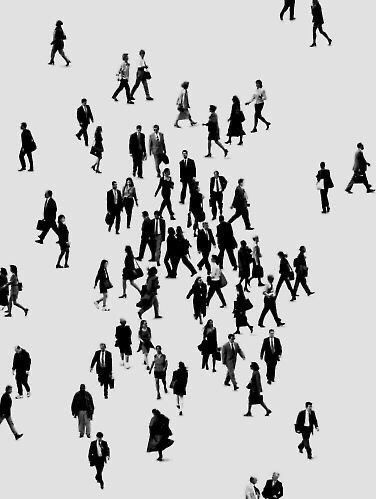
#> input picture img/people.jfif, 376 x 499 px
$ python FindContoursPeople.py
#> lines starting #> are read from the running program, lines starting #| are printed output that depends on the picture; after the words box and inside, x2 and y2 are one past the last pixel; in counts of white or black regions, pixels touching at a corner belong together
import cv2
cv2.namedWindow("people")
def noth(n):
    pass


cv2.createTrackbar("min", "people", 0, 255, noth)
cv2.createTrackbar("max", "people", 0, 255, noth)
cv2.createTrackbar("minS","people",0,10000,noth)
cv2.createTrackbar("maxS","people",0,10000,noth)
while True:
    people_img = cv2.imread("./img/people.jfif")
#> people_img is the input picture: shape (499, 376, 3); min 0, max 255, mean 193.4
    minV = cv2.getTrackbarPos("min", "people")
    maxV = cv2.getTrackbarPos("max", "people")
    minS = cv2.getTrackbarPos("minS","people")
    maxS = cv2.getTrackbarPos("maxS","people")
    gray_people = cv2.cvtColor(people_img, cv2.COLOR_BGR2GRAY)
    ret, threshold = cv2.threshold(gray_people, minV, maxV, 0)
#> threshold: shape (499, 376); every value is 0
    contours, hierarchy = cv2.findContours(threshold, cv2.RETR_TREE, cv2.CHAIN_APPROX_SIMPLE)
#> contours = []
    people_count = 0
    for contour in contours:
        s = cv2.contourArea(contour)
        print(s)

        if minS < s < maxS:
            people_count+=1
            (x, y, w, h) = cv2.boundingRect(contour)
            cv2.rectangle(people_img, (x, y), (x + w, y + h), (70, 0, 0), 1)
            cv2.putText(people_img,str(s),(x,y),1,0.5,(255,0,0),1)
#> this loop made 0 passes
#> after the loop, people_count = 0
    cv2.putText(people_img,str(f"Finding search: {people_count}"),(50,50),1,1.0,(0,0,0),2)
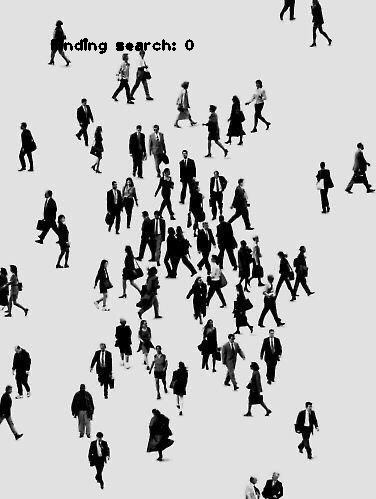
#> people_img: shape (499, 376, 3); 0.4% of pixels changed, all inside (x1, y1, x2, y2) = (51, 38, 194, 54)
    result = cv2.hconcat([gray_people, threshold])
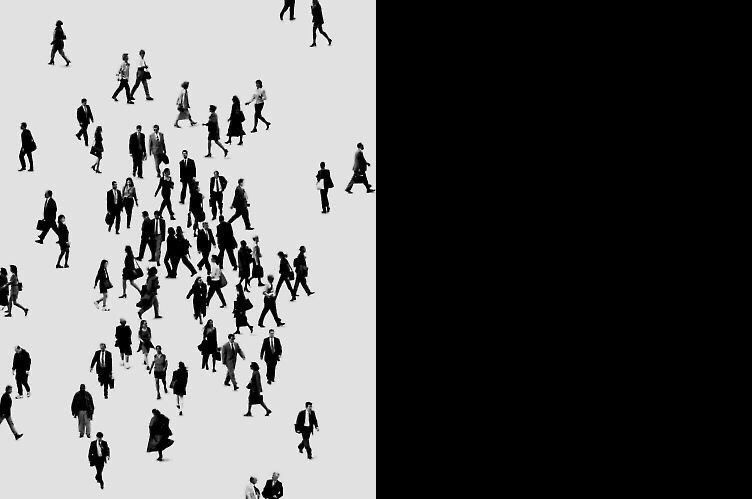
#> result: shape (499, 752); min 0, max 255, mean 96.7
    cv2.imshow("people", result)
    cv2.imshow("about",people_img)
    cv2.waitKey(1)
